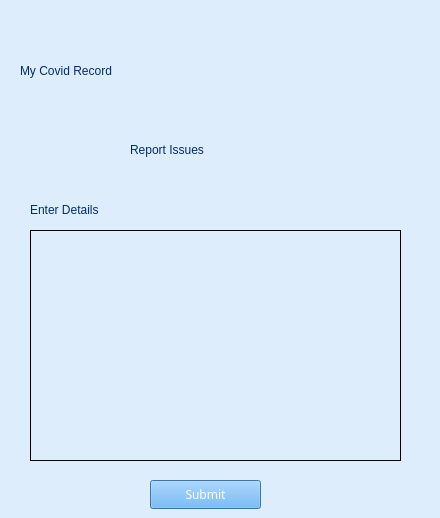
      <widget class="QWidget" name="reportPage_4">
       <property name="styleSheet">
        <string notr="true">background-color: rgb(221, 237, 251);</string>
       </property>
       <widget class="QLabel" name="myCovidRecordLabel_42">
        <property name="geometry">
         <rect>
          <x>20</x>
          <y>20</y>
          <width>211</width>
          <height>101</height>
         </rect>
        </property>
        <property name="styleSheet">
         <string notr="true">font: 700 16pt &quot;Fira Sans&quot;;
color: rgb(0, 46, 110);</string>
        </property>
        <property name="text">
         <string>My Covid Record</string>
        </property>
       </widget>
       <widget class="QLabel" name="topLogoLabel_8">
        <property name="geometry">
         <rect>
          <x>270</x>
          <y>40</y>
          <width>161</width>
          <height>81</height>
         </rect>
        </property>
        <property name="text">
         <string>&lt;html&gt;&lt;head/&gt;&lt;body&gt;&lt;p&gt;&lt;img src=&quot;:/IconsAndImages/MOHLOgo.svg&quot;/&gt;&lt;/p&gt;&lt;/body&gt;&lt;/html&gt;</string>
        </property>
       </widget>
       <widget class="QLabel" name="textLabel_11">
        <property name="geometry">
         <rect>
          <x>130</x>
          <y>140</y>
          <width>151</width>
          <height>20</height>
         </rect>
        </property>
        <property name="styleSheet">
         <string notr="true">font: 700 14pt &quot;Fira Sans&quot; rgb(85, 170, 255);
color: rgb(0, 46, 110);
</string>
        </property>
        <property name="text">
         <string>Report Issues</string>
        </property>
       </widget>
       <widget class="QTextEdit" name="textEdit_4">
        <property name="geometry">
         <rect>
          <x>30</x>
          <y>230</y>
          <width>371</width>
          <height>231</height>
         </rect>
        </property>
        <property name="frameShape">
         <enum>QFrame::Box</enum>
        </property>
        <property name="frameShadow">
         <enum>QFrame::Plain</enum>
        </property>
       </widget>
       <widget class="QLabel" name="textLabel_12">
        <property name="geometry">
         <rect>
          <x>30</x>
          <y>200</y>
          <width>151</width>
          <height>20</height>
         </rect>
        </property>
        <property name="styleSheet">
         <string notr="true">font: 700 12pt &quot;Fira Sans&quot; rgb(85, 170, 255);
color: rgb(0, 46, 110);
</string>
        </property>
        <property name="text">
         <string>Enter Details</string>
        </property>
       </widget>
       <widget class="QLabel" name="label_4">
        <property name="geometry">
         <rect>
          <x>370</x>
          <y>190</y>
          <width>31</width>
          <height>31</height>
         </rect>
        </property>
        <property name="text">
         <string>&lt;html&gt;&lt;head/&gt;&lt;body&gt;&lt;p&gt;&lt;img src=&quot;:/IconsAndImages/attachsquare.png&quot;/&gt;&lt;/p&gt;&lt;/body&gt;&lt;/html&gt;</string>
        </property>
       </widget>
       <widget class="QPushButton" name="loginButton2_28">
        <property name="geometry">
         <rect>
          <x>150</x>
          <y>480</y>
          <width>111</width>
          <height>29</height>
         </rect>
        </property>
        <property name="font">
         <font>
          <family>Fira Sans</family>
         </font>
        </property>
        <property name="autoFillBackground">
         <bool>false</bool>
        </property>
        <property name="styleSheet">
         <string notr="true">background-color: rgb(85, 163, 235);
color: rgb(255, 255, 255);</string>
        </property>
        <property name="text">
         <string>Submit</string>
        </property>
       </widget>
      </widget>
